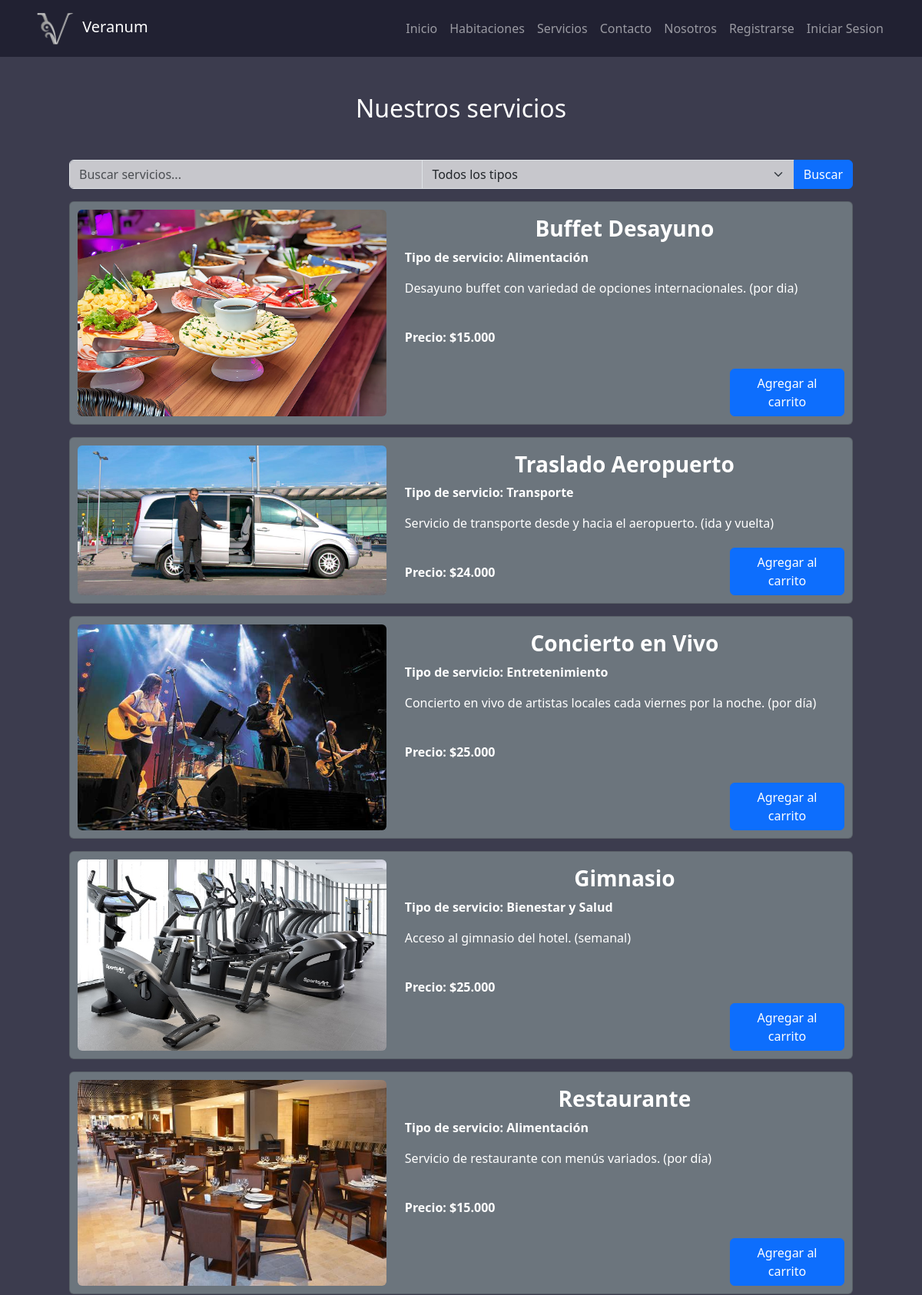
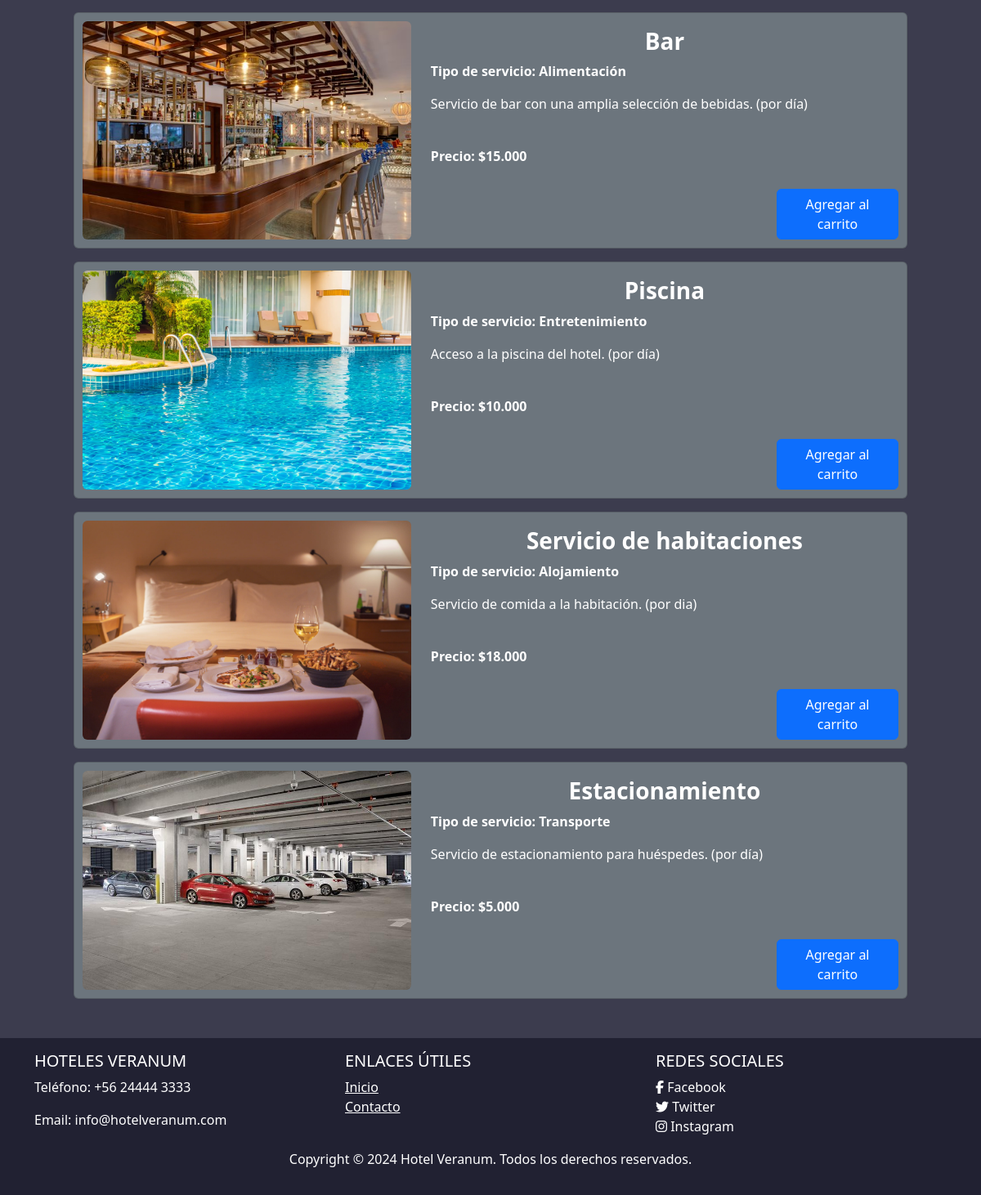
The app's page /servicios/ with its own data (2 pictures, top to bottom).
### hotel/models.py (models this page shows, shortened)
class Servicio(models.Model):
    id = models.AutoField(primary_key=True, verbose_name='ID')
    tipo_servicio = models.ForeignKey(TipoServicio, on_delete=models.CASCADE, verbose_name='Tipo de Servicio')
    nombre = models.CharField(max_length=50, verbose_name='Nombre')
    descripcion = models.TextField(verbose_name='Descripcion')
    imagen = models.ImageField(upload_to="servicios", verbose_name='Imagen')
    precio = models.DecimalField(max_digits=10, decimal_places=0, verbose_name='Precio')
    estado = models.BooleanField(default=True, verbose_name='Estado')
    class Meta:
        db_table = 'Servicio'
        verbose_name = "Servicio"
        verbose_name_plural = "Servicios"
        ordering = ['id']

class TipoServicio(models.Model):
    id = models.AutoField(primary_key=True, verbose_name='ID')
    nombre = models.CharField(max_length=50, verbose_name='Nombre')
    class Meta:
        db_table = 'Tipo_Servicio'
        verbose_name = "Tipo de servicio"
        verbose_name_plural = "Tipos de servicios"
        ordering = ['id']

### hotel/views.py (the view)
# urls.py: path('servicios/', views.servicioCl, name='servicioCl'),
def servicioCl(request):
    query = request.GET.get('q', '')
    tipo_servicio_id = request.GET.get('tipo_servicio', '')
    servicios = Servicio.objects.filter(estado=1)
    if query:
        servicios = servicios.filter(
            Q(nombre__icontains=query) |
            Q(descripcion__icontains=query) |
            Q(tipo_servicio__nombre__icontains=query)
        )
    if tipo_servicio_id:
        servicios = servicios.filter(tipo_servicio_id=tipo_servicio_id)
    no_results = not servicios.exists()
    tipos_servicio = TipoServicio.objects.all()
    return render(request, 'servicioCl.html', {
        'servicios': servicios,
        'query': query,
        'no_results': no_results,
        'tipos_servicio': tipos_servicio,
        'selected_tipo_servicio': tipo_servicio_id
    })

### hotel/context_processor.py (called while the page is built)
def total_carrito(request):
    total = 0
    if request.user.is_authenticated:
        if "carrito" in request.session.keys():
            for key, value in request.session["carrito"].items():
                total += int(value["acumulado"])
    return {"total_carrito": total}

### hotel/templates/servicioCl.html (shortened to what this page needs)
{% extends 'base.html' %}
{% load static %}
{% load humanize %}
{% block content %}
    <div class="container">
        <div class="m-5">
            <h2 class="m-5 text-center text-white">Nuestros servicios</h2>
            <form method="GET" action="{% url 'servicioCl' %}">
                <div class="input-group mb-3">
                    <input type="text" class="form-control" placeholder="Buscar servicios..." name="q" value="{{ request.GET.q }}" style="background-color: #c7c7cc;">
                    <select class="form-select" name="tipo_servicio" style="background-color: #c7c7cc;">
                        <option value="">Todos los tipos</option>
                    </select>
                    <button class="btn btn-primary" type="submit">Buscar</button>
                </div>
            </form>
            {% if no_results %}
                <div class="alert alert-warning text-center" role="alert">
                    No se encontraron servicios para la búsqueda: "{{ query }}"
                </div>
            {% else %}
                {% for servicio in servicios %}
                <div class="card mb-3 text-bg-secondary" >
                    <div class="row">
                        <div class="col-md-5">
                            <img src="{{ servicio.imagen.url }}" width="600" height="600" class="img-fluid rounded" alt="...">
                        </div>
                        <div class="col-md-7 position-relative">
                            <div class="row">
                                <h3 class="card-title text-center mt-2 fw-bold">{{ servicio.nombre }}</h3><br>
                                <p class="card-text fw-semibold">Tipo de servicio: {{ servicio.tipo_servicio.nombre }}</p>
                                <div class="card-text">
                                    <p class="card-text fw-light">{{ servicio.descripcion }}</p><br>
                                    <p class="card-text fw-semibold">Precio: ${{ servicio.precio|intcomma }}</p>
                                </div>
                                <div class="d-flex justify-content-end">
                                    {% if user.is_authenticated %}
                                        <a href="{% url 'serviciosAdd' servicio.id %}" class="btn btn-primary d-grid col-3 position-absolute bottom-0" type="button" onclick="alert('Servicio agregado al carro');">Agregar al carrito</a>
                                    {% else %}
                                        <a href="{% url 'serviciosAdd' servicio.id %}" class="btn btn-primary d-grid col-3 position-absolute bottom-0" type="button">Agregar al carrito</a>
                                    {% endif %}
                                </div>
                            </div>
                        </div>
                    </div>
                </div>
                {% endfor %}
            {% endif %}
        </div>
    </div>
{% endblock %}

### hotel/static/hotel/css/style.css (style rules this page uses)
body { display: flex; flex-direction: column; min-height: 100vh; }
.card { display: flex; border: 1px solid #ccc; border-radius: 8px; padding: 10px; margin-bottom: 10px; }
.fondo { background-color: #3C3C4E; }

### records on screen
Servicio: shows a picture, nombre "Buffet Desayuno", tipo_servicio.nombre "Alimentación", descripcion "Desayuno buffet con variedad de opciones internacionales. (por dia)", precio "15.000"
Servicio: shows a picture, nombre "Traslado Aeropuerto", tipo_servicio.nombre "Transporte", descripcion "Servicio de transporte desde y hacia el aeropuerto. (ida y vuelta)", precio "24.000"
Servicio: imagen (picture), nombre "Concierto en Vivo", tipo_servicio.nombre "Entretenimiento", descripcion "Concierto en vivo de artistas locales cada viernes por la noche. (por día)", precio "25.000"
Servicio: shows a picture, nombre "Gimnasio", tipo_servicio.nombre "Bienestar y Salud", descripcion "Acceso al gimnasio del hotel. (semanal)", precio "25.000"
Servicio: shows a picture, nombre "Restaurante", tipo_servicio.nombre "Alimentación", descripcion "Servicio de restaurante con menús variados. (por día)", precio "15.000"
Servicio: shows a picture, nombre "Bar", tipo_servicio.nombre "Alimentación", descripcion "Servicio de bar con una amplia selección de bebidas. (por día)", precio "15.000"
Servicio: shows a picture, nombre "Piscina", tipo_servicio.nombre "Entretenimiento", descripcion "Acceso a la piscina del hotel. (por día)", precio "10.000"
Servicio: shows a picture, nombre "Servicio de habitaciones", tipo_servicio.nombre "Alojamiento", descripcion "Servicio de comida a la habitación. (por dia)", precio "18.000"
Servicio: shows a picture, nombre "Estacionamiento", tipo_servicio.nombre "Transporte", descripcion "Servicio de estacionamiento para huéspedes. (por día)", precio "5.000"
